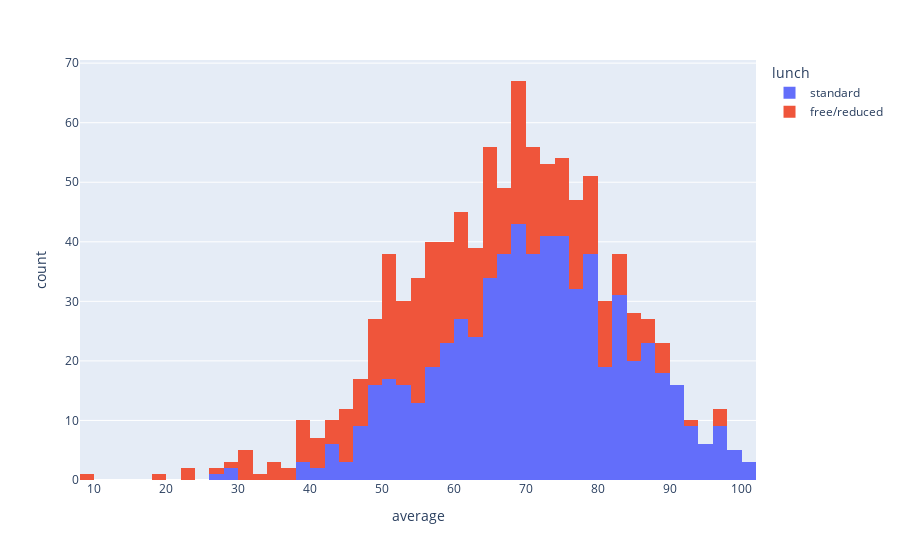

The notebook cell saved with this chart:
### Markdown cell above
Histogram & KDE

### Code cell
import plotly.express as px
fig = px.histogram(df, x='average', color="lunch")
fig.show()

### Figure 1 — Plotly figure (JSON) as saved in the notebook; plotly's stock layout.template omitted (floating-point values rounded to 4 significant figures; data arrays with more than 128 entries replaced by an {"elided": "..."} marker saying what was removed)
{"data": [{"alignmentgroup": "True", "bingroup": "x", "hovertemplate": "lunch=standard<br>average=%{x}<br>count=%{y}<extra></extra>", "legendgroup": "standard", "marker": {"color": "#636efa", "pattern": {"shape": ""}}, "name": "standard", "offsetgroup": "standard", "orientation": "v", "showlegend": true, "type": "histogram", "x": {"elided": "645 float values"}, "xaxis": "x", "yaxis": "y"}, {"alignmentgroup": "True", "bingroup": "x", "hovertemplate": "lunch=free/reduced<br>average=%{x}<br>count=%{y}<extra></extra>", "legendgroup": "free/reduced", "marker": {"color": "#EF553B", "pattern": {"shape": ""}}, "name": "free/reduced", "offsetgroup": "free/reduced", "orientation": "v", "showlegend": true, "type": "histogram", "x": {"elided": "355 float values"}, "xaxis": "x", "yaxis": "y"}], "layout": {"barmode": "relative", "legend": {"title": {"text": "lunch"}, "tracegroupgap": 0}, "margin": {"t": 60}, "xaxis": {"anchor": "y", "domain": [0, 1], "title": {"text": "average"}}, "yaxis": {"anchor": "x", "domain": [0, 1], "title": {"text": "count"}}}}
